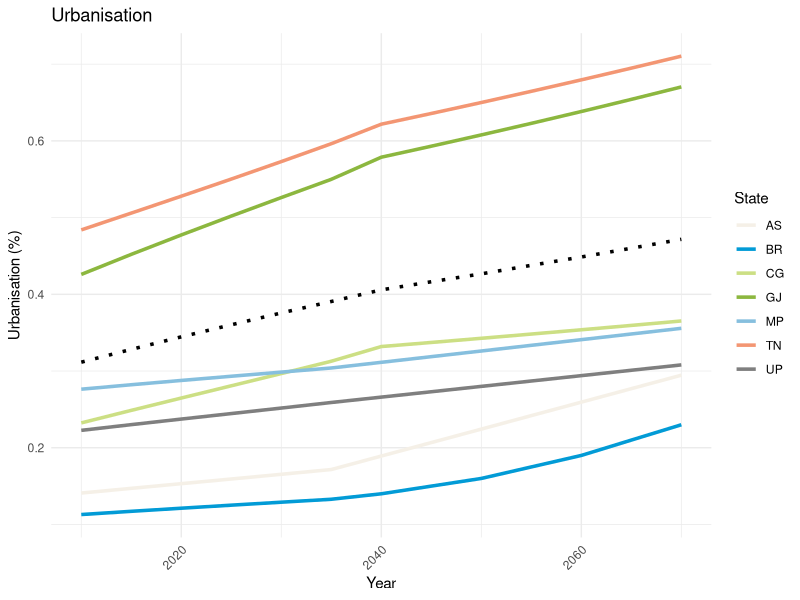

Generate this figure with R:
# Load libraries
library(readxl)
library(tidyverse)

# Step 1: Read the data
gdp_data <- read_excel("data/Urbanisation.xlsx")  # <-- change if needed

# Step 2: Rename first column for consistency
names(gdp_data)[1] <- "state_code"

# Step 3: Convert from wide to long format
gdp_long <- gdp_data %>%
  pivot_longer(
    cols = -state_code,
    names_to = "year",
    values_to = "percent"
  )

# Step 4: Clean % symbols and convert to numeric
gdp_long <- gdp_long %>%
  mutate(
    percent = as.numeric(str_remove(percent, "%")),
    year = as.integer(year)
  )

# Step 5: Filter
selected_states <- c("AS", "BR", "CG", "GJ", "MP", "TN", "UP")
states_data <- gdp_long %>% filter(state_code %in% selected_states)
india_data <- gdp_long %>% filter(state_code == "India")

# Step 6: Define lighter pastel colors
state_colors <- c(
  "MH" = "#e85724",  # light blue
  "TN" = "#f39673",  # light green
  "GJ" = "#8cb73f",  # light orange
  "CG" = "#ccdf84",  # light turquoise
  "BR" = "#029bd6",  # light yellow
  "MP" = "#86bfde",
  "UP" = "#7f7f7f",
  "AS" = "#f5f0e7"
)

# Step 7: Plot
ggplot() +
  geom_line(data = states_data, aes(x = year, y = percent, color = state_code, group = state_code), size = 1.2) +
  geom_line(data = india_data, aes(x = year, y = percent, group = 1), color = "black", linetype = "dotted", size = 1.2) +
  scale_color_manual(values = state_colors) +
  labs(
    title = "Urbanisation",
    x = "Year",
    y = "Urbanisation (%)",
    color = "State"
  ) +
  theme_minimal(base_size = 11) +
  theme(
    axis.text.x = element_text(angle = 45, hjust = 1),
    legend.position = "right"
  )
